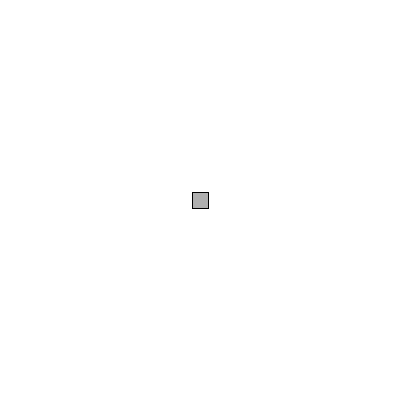
Frame 1 (no input)
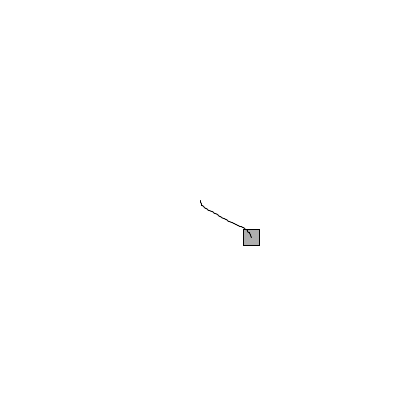
Frame 60 (the mouse pressed at the canvas centre just before this capture)
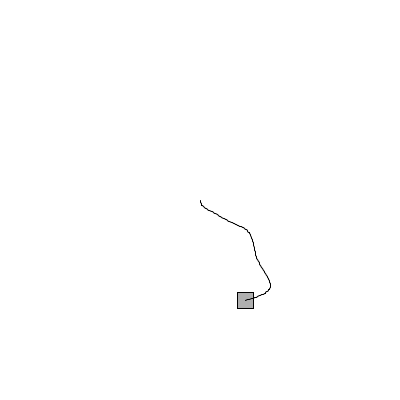
Frame 120 (the mouse held since frame 60 and released just before this capture)

The Processing sketch that drew these frames (run headless with seeded random() and noise(); from frame 60 on, the mouse is pressed at the canvas centre):

// Processing sketch: processing_89098
// ── processing_89098.pde

// The Nature of Code
// Daniel Shiffman
// http://natureofcode.com

Walker w;

void setup() {
  size(400,400);
  frameRate(30);

  // Create a walker object
  w = new Walker();

}

void draw() {
  background(255);
  // Run the walker object
  w.walk();
  w.display();
}

// The Nature of Code
// Daniel Shiffman
// http://natureofcode.com

// A random walker class!

class Walker {
  PVector location;
  PVector velocity;

  ArrayList<PVector> history;

  PVector noff;


  Walker() {
    location = new PVector(width/2, height/2);
    history = new ArrayList<PVector>();
    noff = new PVector(random(1000), random(1000));
    velocity = new PVector();
  }

  void display() {
    stroke(0);
    fill(175);
    rectMode(CENTER);
    rect(location.x, location.y, 16, 16);

    beginShape();
    stroke(0);
    noFill();
    for (PVector v: history) {
      vertex(v.x, v.y);
    }
    endShape();
  }

  // Randomly move up, down, left, right, or stay in one place
  void walk() {


    velocity.x = map(noise(noff.x), 0, 1, -1, 1);
    velocity.y = map(noise(noff.y), 0, 1, -1, 1);
    velocity.mult(5);

    noff.add(0.01, 0.01, 0);

    location.add(velocity);

    history.add(location.get());
    if (history.size() > 1000) {
      history.remove(0);
    }

    // Stay on the screen
    location.x = constrain(location.x, 0, width-1);
    location.y = constrain(location.y, 0, height-1);
  }
}
